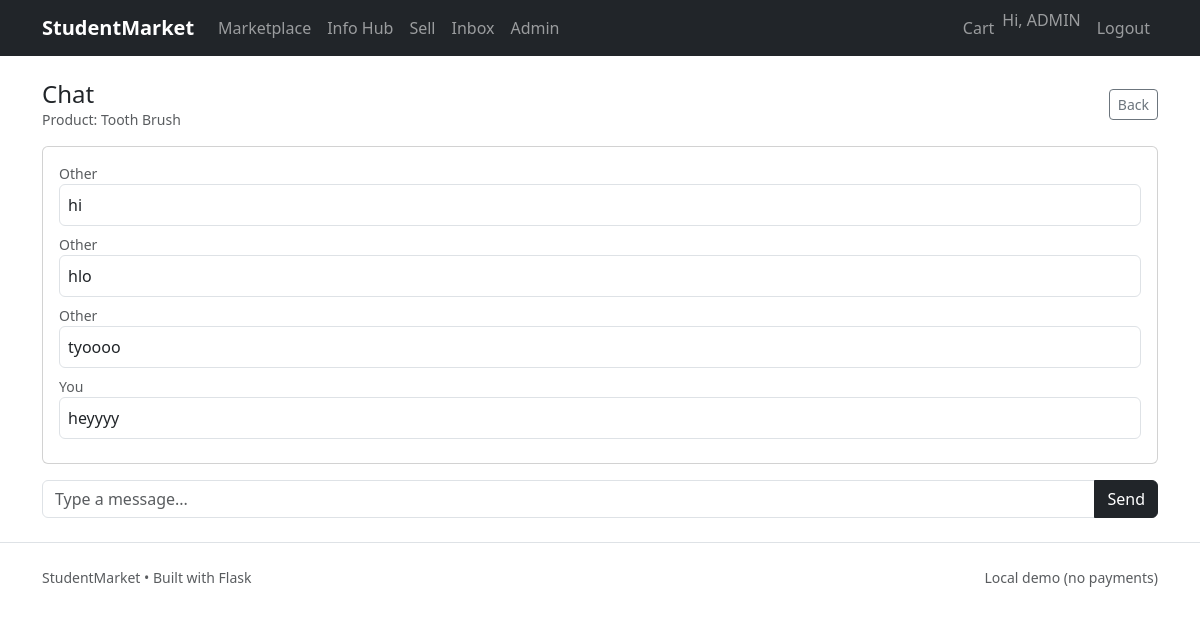
/market/conversations/3 (signed in), run on the app's committed database.
### app/models/user.py (models this page shows, shortened)
class User(db.Model, UserMixin):
    __tablename__ = "users"
    id = db.Column(db.Integer, primary_key=True)
    name = db.Column(db.String(120), nullable=False)
    email = db.Column(db.String(255), unique=True, nullable=False, index=True)
    password_hash = db.Column(db.String(255), nullable=False)
    role = db.Column(db.String(20), default="student")  # student | admin
    university = db.Column(db.String(200), default="")
    country = db.Column(db.String(120), default="")
    city = db.Column(db.String(120), default="")
    created_at = db.Column(db.DateTime, default=datetime.utcnow)
    products = db.relationship("Product", backref="seller", lazy=True)
    articles = db.relationship("Article", backref="author", lazy=True)
    def is_admin(self) -> bool:
        return self.role == "admin"

### app/models/product.py (models this page shows)
class Product(db.Model):
    __tablename__ = "products"
    id = db.Column(db.Integer, primary_key=True)
    seller_id = db.Column(db.Integer, db.ForeignKey("users.id"), nullable=False)
    category_id = db.Column(db.Integer, db.ForeignKey("categories.id"), nullable=False)
    title = db.Column(db.String(200), nullable=False)
    description = db.Column(db.Text, default="")
    price = db.Column(db.Numeric(10, 2), nullable=False)
    condition = db.Column(db.String(50), default="Used")  # New/Used/Like New
    city = db.Column(db.String(120), default="")
    status = db.Column(db.String(20), default="pending")  # pending/approved/rejected/sold
    created_at = db.Column(db.DateTime, default=datetime.utcnow)
    category = db.relationship("Category", lazy=True)
    images = db.relationship("ProductImage", backref="product", cascade="all, delete-orphan", lazy=True)

### app/models/message.py (models this page shows)
class Message(db.Model):
    __tablename__ = "messages"
    id = db.Column(db.Integer, primary_key=True)
    conversation_id = db.Column(db.Integer, db.ForeignKey("conversations.id"), nullable=False)
    sender_id = db.Column(db.Integer, db.ForeignKey("users.id"), nullable=False)
    text = db.Column(db.Text, nullable=False)
    created_at = db.Column(db.DateTime, default=datetime.utcnow)
    conversation = db.relationship("Conversation", lazy=True)

### app/routes/marketplace.py (the view, shortened to what this page needs)
@market_bp.route("/conversations/<int:conversation_id>", methods=["GET", "POST"])
@login_required
def conversation_detail(conversation_id):
    convo = Conversation.query.get_or_404(conversation_id)
    if current_user.id not in (convo.buyer_id, convo.seller_id):
        abort(403)
    product = Product.query.get(convo.product_id)
    messages = (Message.query
                .filter_by(conversation_id=convo.id)
                .order_by(Message.created_at.asc() if hasattr(Message, "created_at") else Message.id.asc())
                .all())
    return render_template(
        "marketplace/conversation_detail.html",
        convo=convo,
        product=product,
        messages=messages
    )

### app/__init__.py (called while the page is built)
def create_app():
    app = Flask(__name__)
    app.config.from_object(Config)
    db.init_app(app)
    migrate.init_app(app, db)
    login_manager.init_app(app)
    csrf.init_app(app)
    @app.context_processor
    def inject_csrf():
        return dict(csrf_token=generate_csrf)
    app.register_blueprint(auth_bp)
    app.register_blueprint(market_bp)
    app.register_blueprint(info_bp)
    app.register_blueprint(admin_bp)
    from .routes.main import main_bp
    app.register_blueprint(main_bp)
    from .cli import register_cli
    register_cli(app)
    return app

### app/models/user.py (called while the page is built)
@login_manager.user_loader
def load_user(user_id):
    return db.session.get(User, int(user_id))

### app/templates/marketplace/conversation_detail.html (shortened to what this page needs)
{% extends "base.html" %}
{% block content %}
<div class="d-flex justify-content-between align-items-center">
  <div>
    <h1 class="h4 mb-0">Chat</h1>
    {% if product %}
      <div class="text-muted small">Product: {{ product.title }}</div>
    {% endif %}
  </div>
  <a class="btn btn-outline-secondary btn-sm" href="{{ url_for('market.inbox') }}">Back</a>
</div>
<div class="card mt-3">
  <div class="card-body" style="max-height: 420px; overflow-y: auto;">
    {% for m in messages %}
      <div class="mb-2">
        <div class="small text-muted">
          {% if m.sender_id == current_user.id %}You{% else %}Other{% endif %}
        </div>
        <div class="p-2 border rounded">
          {{ m.text }}
        </div>
      </div>
    {% else %}
      <div class="text-muted">No messages yet.</div>
    {% endfor %}
  </div>
</div>
<form class="mt-3" method="post">
  <div class="input-group">
    <input class="form-control" name="message" placeholder="Type a message..." autocomplete="off">
    <button class="btn btn-dark" type="submit">Send</button>
  </div>
</form>
{% endblock %}

### app/templates/base.html (shortened to what this page needs)
<!doctype html>
<html lang="en">
<head>
  <link href="https://cdn.jsdelivr.net/npm/bootstrap@5.3.3/dist/css/bootstrap.min.css" rel="stylesheet">
  <link href="{{ url_for('static', filename='css/app.css') }}" rel="stylesheet">
</head>
<body>
<nav class="navbar navbar-expand-lg navbar-dark bg-dark sticky-top">
  <div class="container">
    <a class="navbar-brand fw-semibold" href="{{ url_for('main.home') }}">StudentMarket</a>
    <div class="collapse navbar-collapse" id="nav">
      <ul class="navbar-nav me-auto mb-2 mb-lg-0">
        <li class="nav-item"><a class="nav-link" href="{{ url_for('market.products') }}">Marketplace</a></li>
        <li class="nav-item"><a class="nav-link" href="{{ url_for('info.info_home') }}">Info Hub</a></li>
        {% if current_user.is_authenticated %}
        <li class="nav-item"><a class="nav-link" href="{{ url_for('market.sell') }}">Sell</a></li>
        <li class="nav-item"><a class="nav-link" href="{{ url_for('market.inbox') }}">Inbox</a></li>
        {% endif %}
        {% if current_user.is_authenticated and current_user.is_admin() %}
        <li class="nav-item"><a class="nav-link" href="{{ url_for('admin.dashboard') }}">Admin</a></li>
        {% endif %}
      </ul>
      <ul class="navbar-nav ms-auto">
        {% if current_user.is_authenticated %}
          <li class="nav-item"><a class="nav-link" href="{{ url_for('market.cart_view') }}">Cart</a></li>
          <li class="nav-item"><span class="navbar-text me-2">Hi, {{ current_user.name }}</span></li>
          <li class="nav-item"><a class="nav-link" href="{{ url_for('auth.logout') }}">Logout</a></li>
        {% else %}
          <li class="nav-item"><a class="nav-link" href="{{ url_for('auth.login') }}">Login</a></li>
          <li class="nav-item"><a class="btn btn-outline-light btn-sm ms-2" href="{{ url_for('auth.register') }}">Sign up</a></li>
        {% endif %}
      </ul>
    </div>
  </div>
</nav>
<main class="container py-4">
  {% block content %}{% endblock %}
</main>
<footer class="border-top py-4">
  <div class="container small text-muted d-flex justify-content-between">
    <span>StudentMarket • Built with Flask</span>
    <span>Local demo (no payments)</span>
  </div>
</footer>
</body>
</html>

### data on the page
User: name "ADMIN"
Product: title "Tooth Brush"
Message: shows "Other", text "hi"
Message: shows "Other", text "hlo"
Message: shows "Other", text "tyoooo"
Message: shows "You", text "heyyyy"
